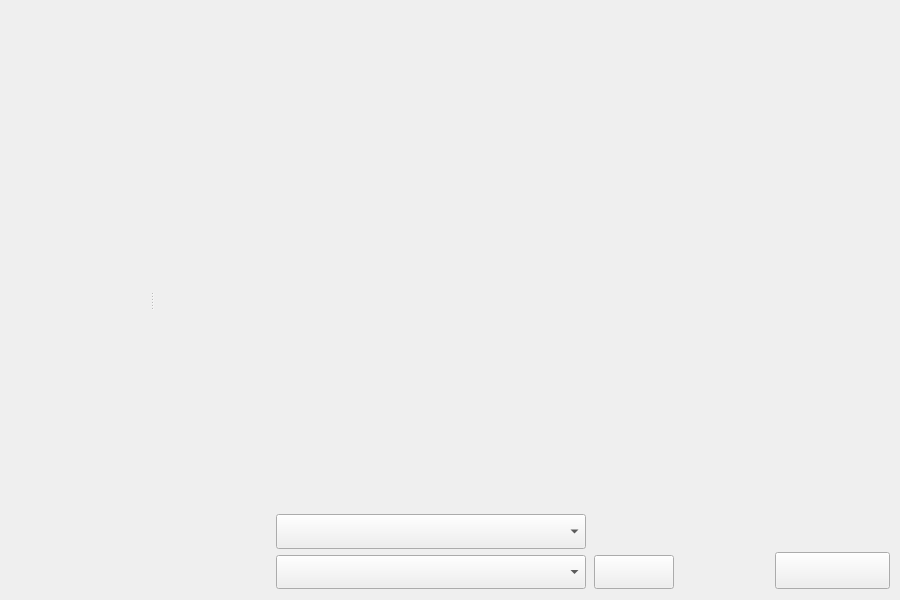
<?xml version="1.0" encoding="UTF-8"?>
<ui version="4.0">
 <class>MainWindow</class>
 <widget class="QMainWindow" name="MainWindow">
  <property name="geometry">
   <rect>
    <x>0</x>
    <y>0</y>
    <width>900</width>
    <height>600</height>
   </rect>
  </property>
  <property name="minimumSize">
   <size>
    <width>880</width>
    <height>400</height>
   </size>
  </property>
  <property name="windowTitle">
   <string>MainWindow</string>
  </property>
  <widget class="QWidget" name="centralwidget">
   <layout class="QGridLayout" name="gridLayout">
    <property name="leftMargin">
     <number>0</number>
    </property>
    <property name="topMargin">
     <number>0</number>
    </property>
    <property name="rightMargin">
     <number>0</number>
    </property>
    <property name="bottomMargin">
     <number>0</number>
    </property>
    <property name="spacing">
     <number>0</number>
    </property>
    <item row="0" column="0">
     <widget class="QSplitter" name="splitter">
      <property name="sizePolicy">
       <sizepolicy hsizetype="Preferred" vsizetype="Preferred">
        <horstretch>0</horstretch>
        <verstretch>0</verstretch>
       </sizepolicy>
      </property>
      <property name="orientation">
       <enum>Qt::Horizontal</enum>
      </property>
      <property name="opaqueResize">
       <bool>false</bool>
      </property>
      <widget class="QWidget" name="nav" native="true">
       <property name="sizePolicy">
        <sizepolicy hsizetype="Preferred" vsizetype="Preferred">
         <horstretch>1</horstretch>
         <verstretch>0</verstretch>
        </sizepolicy>
       </property>
       <property name="minimumSize">
        <size>
         <width>150</width>
         <height>0</height>
        </size>
       </property>
       <property name="maximumSize">
        <size>
         <width>300</width>
         <height>16777215</height>
        </size>
       </property>
       <property name="autoFillBackground">
        <bool>true</bool>
       </property>
       <layout class="QVBoxLayout" name="verticalLayout" stretch="0,2,5,1">
        <property name="spacing">
         <number>0</number>
        </property>
        <property name="leftMargin">
         <number>0</number>
        </property>
        <property name="topMargin">
         <number>0</number>
        </property>
        <property name="rightMargin">
         <number>0</number>
        </property>
        <property name="bottomMargin">
         <number>0</number>
        </property>
        <item>
         <widget class="WindowTitle" name="navTitle" native="true">
          <property name="sizePolicy">
           <sizepolicy hsizetype="Preferred" vsizetype="Fixed">
            <horstretch>0</horstretch>
            <verstretch>0</verstretch>
           </sizepolicy>
          </property>
          <property name="minimumSize">
           <size>
            <width>0</width>
            <height>40</height>
           </size>
          </property>
          <property name="maximumSize">
           <size>
            <width>16777215</width>
            <height>40</height>
           </size>
          </property>
         </widget>
        </item>
        <item>
         <widget class="QWidget" name="buttons" native="true">
          <property name="minimumSize">
           <size>
            <width>0</width>
            <height>230</height>
           </size>
          </property>
          <layout class="QVBoxLayout" name="verticalLayout_2">
           <property name="spacing">
            <number>11</number>
           </property>
           <property name="leftMargin">
            <number>5</number>
           </property>
           <property name="topMargin">
            <number>58</number>
           </property>
           <property name="rightMargin">
            <number>5</number>
           </property>
           <property name="bottomMargin">
            <number>0</number>
           </property>
          </layout>
         </widget>
        </item>
        <item>
         <spacer name="verticalSpacer">
          <property name="orientation">
           <enum>Qt::Vertical</enum>
          </property>
          <property name="sizeHint" stdset="0">
           <size>
            <width>20</width>
            <height>269</height>
           </size>
          </property>
         </spacer>
        </item>
        <item>
         <widget class="QWidget" name="widgetCopyRight" native="true">
          <property name="minimumSize">
           <size>
            <width>0</width>
            <height>60</height>
           </size>
          </property>
         </widget>
        </item>
       </layout>
      </widget>
      <widget class="QWidget" name="burner" native="true">
       <property name="sizePolicy">
        <sizepolicy hsizetype="Preferred" vsizetype="Preferred">
         <horstretch>5</horstretch>
         <verstretch>0</verstretch>
        </sizepolicy>
       </property>
       <property name="autoFillBackground">
        <bool>true</bool>
       </property>
       <layout class="QVBoxLayout" name="verticalLayout_3" stretch="0,7,1">
        <property name="spacing">
         <number>0</number>
        </property>
        <property name="leftMargin">
         <number>0</number>
        </property>
        <property name="topMargin">
         <number>0</number>
        </property>
        <property name="rightMargin">
         <number>0</number>
        </property>
        <property name="bottomMargin">
         <number>1</number>
        </property>
        <item>
         <widget class="WindowTitle" name="burnerTitle" native="true">
          <property name="minimumSize">
           <size>
            <width>0</width>
            <height>40</height>
           </size>
          </property>
          <property name="maximumSize">
           <size>
            <width>16777215</width>
            <height>40</height>
           </size>
          </property>
         </widget>
        </item>
        <item>
         <widget class="QStackedWidget" name="stackedWidget"/>
        </item>
        <item>
         <widget class="QWidget" name="buttom" native="true">
          <property name="minimumSize">
           <size>
            <width>0</width>
            <height>100</height>
           </size>
          </property>
          <property name="maximumSize">
           <size>
            <width>16777215</width>
            <height>110</height>
           </size>
          </property>
          <layout class="QHBoxLayout" name="horizontalLayout" stretch="3,0">
           <property name="spacing">
            <number>0</number>
           </property>
           <property name="leftMargin">
            <number>0</number>
           </property>
           <property name="topMargin">
            <number>10</number>
           </property>
           <property name="rightMargin">
            <number>0</number>
           </property>
           <property name="bottomMargin">
            <number>0</number>
           </property>
           <item>
            <widget class="QWidget" name="widget" native="true">
             <property name="maximumSize">
              <size>
               <width>16777215</width>
               <height>16777215</height>
              </size>
             </property>
             <layout class="QHBoxLayout" name="horizontalLayout_3">
              <property name="spacing">
               <number>0</number>
              </property>
              <property name="leftMargin">
               <number>0</number>
              </property>
              <property name="topMargin">
               <number>0</number>
              </property>
              <property name="rightMargin">
               <number>15</number>
              </property>
              <property name="bottomMargin">
               <number>0</number>
              </property>
              <item>
               <widget class="QWidget" name="burnData" native="true">
                <property name="minimumSize">
                 <size>
                  <width>0</width>
                  <height>90</height>
                 </size>
                </property>
                <property name="maximumSize">
                 <size>
                  <width>16777215</width>
                  <height>16777215</height>
                 </size>
                </property>
                <layout class="QGridLayout" name="gridLayout_2" rowstretch="1,1" columnstretch="1,4,1" rowminimumheight="1,1" columnminimumwidth="1,4,1">
                 <property name="topMargin">
                  <number>5</number>
                 </property>
                 <property name="rightMargin">
                  <number>15</number>
                 </property>
                 <property name="bottomMargin">
                  <number>10</number>
                 </property>
                 <property name="horizontalSpacing">
                  <number>8</number>
                 </property>
                 <item row="0" column="0">
                  <widget class="MyAlignRightLabel" name="labelBurner">
                   <property name="minimumSize">
                    <size>
                     <width>105</width>
                     <height>30</height>
                    </size>
                   </property>
                   <property name="maximumSize">
                    <size>
                     <width>140</width>
                     <height>50</height>
                    </size>
                   </property>
                   <property name="text">
                    <string/>
                   </property>
                   <property name="alignment">
                    <set>Qt::AlignRight|Qt::AlignTrailing|Qt::AlignVCenter</set>
                   </property>
                  </widget>
                 </item>
                 <item row="0" column="1">
                  <widget class="CustomComboBox" name="comboBoxBurner">
                   <property name="sizePolicy">
                    <sizepolicy hsizetype="Preferred" vsizetype="Preferred">
                     <horstretch>0</horstretch>
                     <verstretch>0</verstretch>
                    </sizepolicy>
                   </property>
                   <property name="minimumSize">
                    <size>
                     <width>310</width>
                     <height>30</height>
                    </size>
                   </property>
                   <property name="maximumSize">
                    <size>
                     <width>16777215</width>
                     <height>40</height>
                    </size>
                   </property>
                  </widget>
                 </item>
                 <item row="1" column="0">
                  <widget class="MyAlignRightLabel" name="labelDisk">
                   <property name="minimumSize">
                    <size>
                     <width>105</width>
                     <height>30</height>
                    </size>
                   </property>
                   <property name="maximumSize">
                    <size>
                     <width>140</width>
                     <height>50</height>
                    </size>
                   </property>
                   <property name="text">
                    <string/>
                   </property>
                   <property name="alignment">
                    <set>Qt::AlignRight|Qt::AlignTrailing|Qt::AlignVCenter</set>
                   </property>
                  </widget>
                 </item>
                 <item row="1" column="1">
                  <widget class="CustomComboBox" name="comboBoxDisk">
                   <property name="sizePolicy">
                    <sizepolicy hsizetype="Preferred" vsizetype="Preferred">
                     <horstretch>0</horstretch>
                     <verstretch>0</verstretch>
                    </sizepolicy>
                   </property>
                   <property name="minimumSize">
                    <size>
                     <width>310</width>
                     <height>30</height>
                    </size>
                   </property>
                   <property name="maximumSize">
                    <size>
                     <width>16777215</width>
                     <height>40</height>
                    </size>
                   </property>
                  </widget>
                 </item>
                 <item row="1" column="2">
                  <widget class="QPushButton" name="btnSetting">
                   <property name="sizePolicy">
                    <sizepolicy hsizetype="Preferred" vsizetype="Preferred">
                     <horstretch>0</horstretch>
                     <verstretch>0</verstretch>
                    </sizepolicy>
                   </property>
                   <property name="minimumSize">
                    <size>
                     <width>80</width>
                     <height>30</height>
                    </size>
                   </property>
                   <property name="maximumSize">
                    <size>
                     <width>100</width>
                     <height>50</height>
                    </size>
                   </property>
                   <property name="text">
                    <string/>
                   </property>
                  </widget>
                 </item>
                </layout>
               </widget>
              </item>
             </layout>
            </widget>
           </item>
           <item>
            <widget class="QWidget" name="widget_2" native="true">
             <property name="minimumSize">
              <size>
               <width>130</width>
               <height>90</height>
              </size>
             </property>
             <property name="maximumSize">
              <size>
               <width>16777215</width>
               <height>16777215</height>
              </size>
             </property>
             <layout class="QGridLayout" name="gridLayout_3" rowstretch="1,1" columnstretch="3,2" rowminimumheight="1,1" columnminimumwidth="3,2">
              <property name="leftMargin">
               <number>15</number>
              </property>
              <property name="topMargin">
               <number>5</number>
              </property>
              <property name="rightMargin">
               <number>10</number>
              </property>
              <property name="bottomMargin">
               <number>10</number>
              </property>
              <property name="spacing">
               <number>8</number>
              </property>
              <item row="0" column="1">
               <spacer name="verticalSpacer_2">
                <property name="orientation">
                 <enum>Qt::Vertical</enum>
                </property>
                <property name="sizeType">
                 <enum>QSizePolicy::Preferred</enum>
                </property>
                <property name="sizeHint" stdset="0">
                 <size>
                  <width>20</width>
                  <height>17</height>
                 </size>
                </property>
               </spacer>
              </item>
              <item row="1" column="0">
               <spacer name="horizontalSpacer">
                <property name="orientation">
                 <enum>Qt::Horizontal</enum>
                </property>
                <property name="sizeType">
                 <enum>QSizePolicy::Preferred</enum>
                </property>
                <property name="sizeHint" stdset="0">
                 <size>
                  <width>300</width>
                  <height>20</height>
                 </size>
                </property>
               </spacer>
              </item>
              <item row="1" column="1">
               <widget class="QPushButton" name="btnBusness">
                <property name="sizePolicy">
                 <sizepolicy hsizetype="Preferred" vsizetype="Preferred">
                  <horstretch>0</horstretch>
                  <verstretch>0</verstretch>
                 </sizepolicy>
                </property>
                <property name="minimumSize">
                 <size>
                  <width>115</width>
                  <height>33</height>
                 </size>
                </property>
                <property name="maximumSize">
                 <size>
                  <width>100</width>
                  <height>47</height>
                 </size>
                </property>
                <property name="baseSize">
                 <size>
                  <width>120</width>
                  <height>45</height>
                 </size>
                </property>
                <property name="text">
                 <string/>
                </property>
               </widget>
              </item>
             </layout>
            </widget>
           </item>
          </layout>
         </widget>
        </item>
       </layout>
      </widget>
     </widget>
    </item>
   </layout>
  </widget>
 </widget>
 <customwidgets>
  <customwidget>
   <class>WindowTitle</class>
   <extends>QWidget</extends>
   <header location="global">src/view/windowtitle.h</header>
   <container>1</container>
  </customwidget>
  <customwidget>
   <class>MyAlignRightLabel</class>
   <extends>QLabel</extends>
   <header location="global">src/view/mainwindow.h</header>
  </customwidget>
  <customwidget>
   <class>CustomComboBox</class>
   <extends>QComboBox</extends>
   <header location="global">src/view/customcombobox.h</header>
  </customwidget>
 </customwidgets>
 <resources/>
 <connections/>
</ui>
